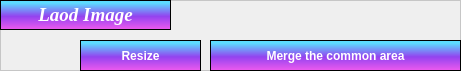
    <widget class="QFrame" name="Mergeframe">
     <property name="geometry">
      <rect>
       <x>590</x>
       <y>570</y>
       <width>461</width>
       <height>71</height>
      </rect>
     </property>
     <property name="styleSheet">
      <string notr="true">border-style: solid;
border-color: #c6c6c6;
border-style: solid;
border-width: 0.5px;</string>
     </property>
     <property name="frameShape">
      <enum>QFrame::StyledPanel</enum>
     </property>
     <property name="frameShadow">
      <enum>QFrame::Raised</enum>
     </property>
     <widget class="QPushButton" name="ResizeButton_3">
      <property name="geometry">
       <rect>
        <x>80</x>
        <y>40</y>
        <width>121</width>
        <height>31</height>
       </rect>
      </property>
      <property name="styleSheet">
       <string notr="true">background-color: qlineargradient(spread:repeat, x1:1, y1:0, x2:1, y2:1, stop:0.100962 rgba(92, 220, 255, 1),stop:0.543269 rgba(147, 67, 239, 1),stop:1 rgba(241, 91, 238, 1));
border-style: solid;
border-width: 0.5px;
color: #ffffff;
border-color: #000000;
font-weight: bold;
selection-background-color: #3b7e48;
font: 800 italic bold 14pt &quot;Times New Roman&quot;;
</string>
      </property>
      <property name="text">
       <string>Resize</string>
      </property>
     </widget>
     <widget class="QPushButton" name="commonareaButton_2">
      <property name="geometry">
       <rect>
        <x>210</x>
        <y>40</y>
        <width>251</width>
        <height>31</height>
       </rect>
      </property>
      <property name="styleSheet">
       <string notr="true">background-color: qlineargradient(spread:repeat, x1:1, y1:0, x2:1, y2:1, stop:0.100962 rgba(92, 220, 255, 1),stop:0.543269 rgba(147, 67, 239, 1),stop:1 rgba(241, 91, 238, 1));
border-style: solid;
border-width: 0.5px;
color: #ffffff;
border-color: #000000;
font-weight: bold;
selection-background-color: #3b7e48;
font: 800 italic bold 14pt &quot;Times New Roman&quot;;
</string>
      </property>
      <property name="text">
       <string>Merge the common area</string>
      </property>
     </widget>
     <widget class="QPushButton" name="loadButton_2">
      <property name="geometry">
       <rect>
        <x>0</x>
        <y>0</y>
        <width>171</width>
        <height>30</height>
       </rect>
      </property>
      <property name="minimumSize">
       <size>
        <width>0</width>
        <height>30</height>
       </size>
      </property>
      <property name="font">
       <font>
        <family>Times New Roman</family>
        <pointsize>14</pointsize>
        <italic>true</italic>
        <bold>true</bold>
       </font>
      </property>
      <property name="cursor">
       <cursorShape>PointingHandCursor</cursorShape>
      </property>
      <property name="styleSheet">
       <string notr="true">background-color: qlineargradient(spread:repeat, x1:1, y1:0, x2:1, y2:1, stop:0.100962 rgba(92, 220, 255, 1),stop:0.543269 rgba(147, 67, 239, 1),stop:1 rgba(241, 91, 238, 1));
border-style: solid;
border-width: 0.5px;
color: #ffffff;
border-color: #000000;
font-weight: bold;
selection-background-color: #3b7e48;
font: 800 italic bold 14pt &quot;Times New Roman&quot;;
</string>
      </property>
      <property name="text">
       <string>Laod Image</string>
      </property>
     </widget>
    </widget>
